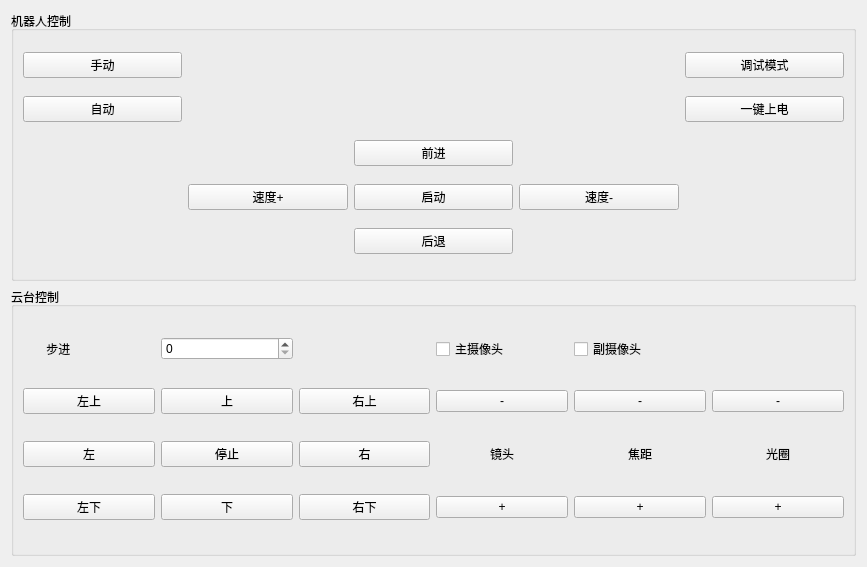
<?xml version="1.0" encoding="UTF-8"?>
<ui version="4.0">
 <class>Motion_control</class>
 <widget class="QWidget" name="Motion_control">
  <property name="geometry">
   <rect>
    <x>0</x>
    <y>0</y>
    <width>867</width>
    <height>567</height>
   </rect>
  </property>
  <property name="windowTitle">
   <string>控制</string>
  </property>
  <layout class="QGridLayout" name="gridLayout">
   <item row="0" column="0">
    <widget class="QGroupBox" name="groupBox_3">
     <property name="title">
      <string>机器人控制</string>
     </property>
     <layout class="QGridLayout" name="gridLayout_3">
      <item row="0" column="0">
       <widget class="QPushButton" name="hand_btn">
        <property name="text">
         <string>手动</string>
        </property>
       </widget>
      </item>
      <item row="0" column="4">
       <widget class="QPushButton" name="debug_btn">
        <property name="text">
         <string>调试模式</string>
        </property>
       </widget>
      </item>
      <item row="1" column="0">
       <widget class="QPushButton" name="auto_btn">
        <property name="text">
         <string>自动</string>
        </property>
       </widget>
      </item>
      <item row="1" column="4">
       <widget class="QPushButton" name="power_btn">
        <property name="text">
         <string>一键上电</string>
        </property>
       </widget>
      </item>
      <item row="2" column="2">
       <widget class="QPushButton" name="forward_btn">
        <property name="text">
         <string>前进</string>
        </property>
       </widget>
      </item>
      <item row="3" column="1">
       <widget class="QPushButton" name="accspeed_btn">
        <property name="text">
         <string>速度+</string>
        </property>
       </widget>
      </item>
      <item row="3" column="2">
       <widget class="QPushButton" name="start_btn">
        <property name="text">
         <string>启动</string>
        </property>
       </widget>
      </item>
      <item row="3" column="3">
       <widget class="QPushButton" name="rduspeed_btn">
        <property name="text">
         <string>速度-</string>
        </property>
       </widget>
      </item>
      <item row="4" column="2">
       <widget class="QPushButton" name="back_btn">
        <property name="text">
         <string>后退</string>
        </property>
       </widget>
      </item>
     </layout>
    </widget>
   </item>
   <item row="1" column="0">
    <widget class="QGroupBox" name="groupBox">
     <property name="title">
      <string>云台控制</string>
     </property>
     <layout class="QGridLayout" name="gridLayout_2">
      <item row="3" column="2">
       <widget class="QPushButton" name="btn_RD">
        <property name="text">
         <string>右下</string>
        </property>
       </widget>
      </item>
      <item row="2" column="1">
       <widget class="QPushButton" name="stop_btn">
        <property name="text">
         <string>停止</string>
        </property>
       </widget>
      </item>
      <item row="1" column="2">
       <widget class="QPushButton" name="btn_RUP">
        <property name="text">
         <string>右上</string>
        </property>
       </widget>
      </item>
      <item row="0" column="0">
       <widget class="QLabel" name="label">
        <property name="text">
         <string>       步进</string>
        </property>
       </widget>
      </item>
      <item row="3" column="6">
       <widget class="QPushButton" name="AA_btn">
        <property name="text">
         <string>+</string>
        </property>
       </widget>
      </item>
      <item row="1" column="0">
       <widget class="QPushButton" name="btn_LUP">
        <property name="text">
         <string>左上</string>
        </property>
       </widget>
      </item>
      <item row="3" column="1">
       <widget class="QPushButton" name="btn_D">
        <property name="text">
         <string>下</string>
        </property>
       </widget>
      </item>
      <item row="0" column="4">
       <widget class="QCheckBox" name="checkBox">
        <property name="text">
         <string>主摄像头</string>
        </property>
       </widget>
      </item>
      <item row="1" column="4">
       <widget class="QPushButton" name="ZD_btn">
        <property name="text">
         <string>-</string>
        </property>
       </widget>
      </item>
      <item row="0" column="1">
       <widget class="QSpinBox" name="spinBox"/>
      </item>
      <item row="3" column="0">
       <widget class="QPushButton" name="btn_LD">
        <property name="text">
         <string>左下</string>
        </property>
       </widget>
      </item>
      <item row="3" column="4">
       <widget class="QPushButton" name="ZA_btn">
        <property name="text">
         <string>+</string>
        </property>
       </widget>
      </item>
      <item row="1" column="6">
       <widget class="QPushButton" name="AD_btn">
        <property name="text">
         <string>-</string>
        </property>
       </widget>
      </item>
      <item row="2" column="6">
       <widget class="QLabel" name="label_4">
        <property name="text">
         <string>光圈</string>
        </property>
        <property name="alignment">
         <set>Qt::AlignCenter</set>
        </property>
       </widget>
      </item>
      <item row="2" column="4">
       <widget class="QLabel" name="label_2">
        <property name="text">
         <string>镜头</string>
        </property>
        <property name="alignment">
         <set>Qt::AlignCenter</set>
        </property>
       </widget>
      </item>
      <item row="3" column="5">
       <widget class="QPushButton" name="FA_btn">
        <property name="text">
         <string>+</string>
        </property>
       </widget>
      </item>
      <item row="1" column="5">
       <widget class="QPushButton" name="FD_btn">
        <property name="text">
         <string>-</string>
        </property>
       </widget>
      </item>
      <item row="1" column="1">
       <widget class="QPushButton" name="btn_UP">
        <property name="text">
         <string>上</string>
        </property>
       </widget>
      </item>
      <item row="2" column="0">
       <widget class="QPushButton" name="btn_L">
        <property name="text">
         <string>左</string>
        </property>
       </widget>
      </item>
      <item row="2" column="5">
       <widget class="QLabel" name="label_3">
        <property name="text">
         <string>焦距</string>
        </property>
        <property name="alignment">
         <set>Qt::AlignCenter</set>
        </property>
       </widget>
      </item>
      <item row="2" column="2">
       <widget class="QPushButton" name="btn_R">
        <property name="text">
         <string>右</string>
        </property>
       </widget>
      </item>
      <item row="0" column="5">
       <widget class="QCheckBox" name="checkBox_2">
        <property name="text">
         <string>副摄像头</string>
        </property>
       </widget>
      </item>
     </layout>
    </widget>
   </item>
  </layout>
 </widget>
 <resources/>
 <connections/>
</ui>
